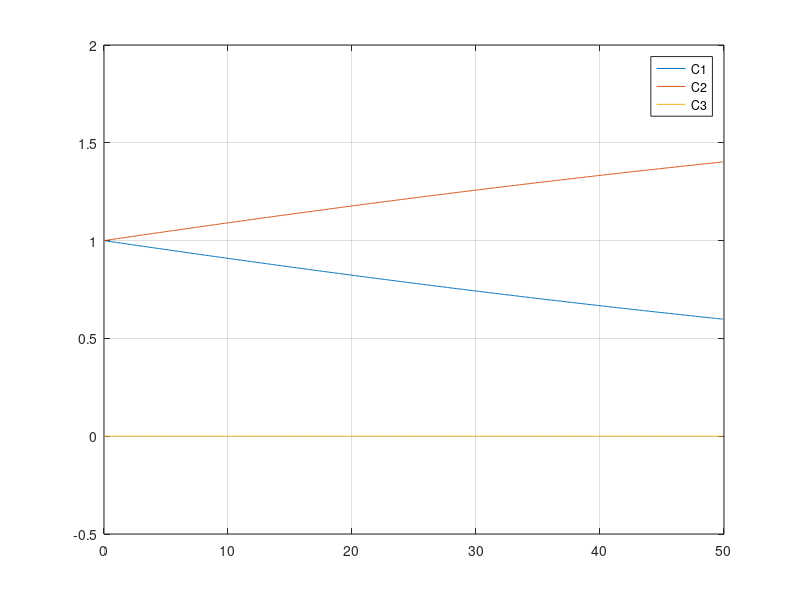

This figure's MATLAB source:
clear all;
clc;

dt = 0.1;
n = 500;

% initializinf of arrays
T = zeros(1, n); % time
C1 = zeros(1, n); % array of C1
C2 = zeros(1, n); % array of C2
C3 = zeros(1, n); % array of C3

% initial given values
C1(1) = 1;
C2(1) = 1;
C3(1) = 0;

% Euler's implicit method for solving Stiff ODEs
for i=1:n-1
    T(i+1) = T(i) + dt; 
    %euler's forward method
    C1(i+1) = C1(i)/(1 + (0.013)*dt + 1000*(C3(i))*dt); 
    C2(i+1) = C2(i)/(1 + 2500*(C3(i))*dt); 
    C3(i+1) = (C3(i) - (0.013)*C1(i)*dt)/(1 + 1000*(C1(i))*dt + 2500*(C2(i))*dt);
    
    %euler's backward method
    C1(i+1) = C1(i)/(1 + (0.013)*dt + 1000*(C3(i+1))*dt); 
    C2(i+1) = C2(i)/(1 + 2500*(C3(i+1))*dt); 
    C3(i+1) = (C3(i) - (0.013)*C1(i+1)*dt)/(1 + 1000*(C1(i+1))*dt + 2500*(C2(i+1))*dt);
    
end

C1(n)
C2(n)
C3(n)

% Graph plots
plot(T, C1);
hold on
plot(T, C2);
hold on
plot(T, C3);
grid on
box on
legend('C1', 'C2', 'C3');